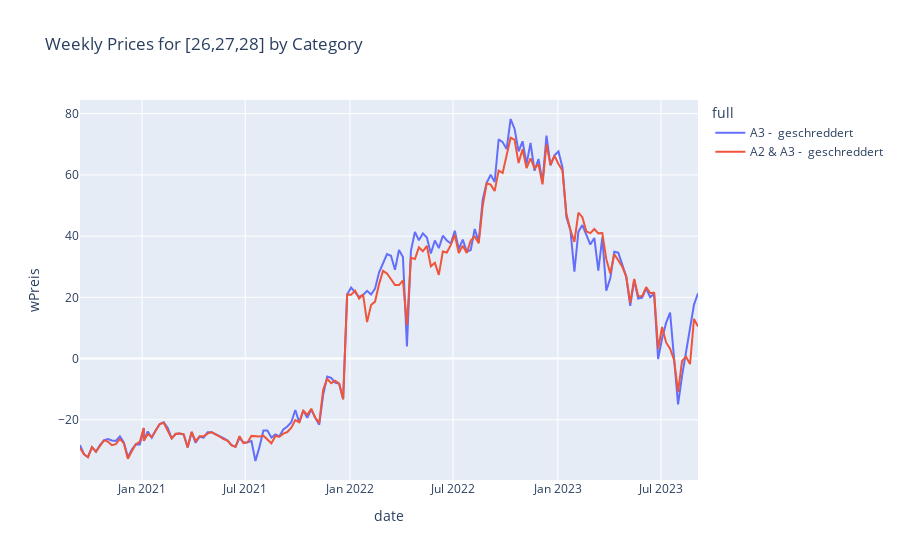

Notebook code cell kept with this figure:
### Code cell
fig = px.line(plz_26_27_28, x='date', y='wPreis', color='full', title='Weekly Prices for [26,27,28] by Category')
fig.show()

### Figure 1 — Plotly figure (JSON) as saved in the notebook; plotly's stock layout.template omitted (floating-point values rounded to 4 significant figures; data arrays with more than 128 entries replaced by an {"elided": "..."} marker saying what was removed)
{"data": [{"hovertemplate": "full=A3 -  geschreddert<br>date=%{x}<br>wPreis=%{y}<extra></extra>", "legendgroup": "A3 -  geschreddert", "line": {"color": "#636efa", "dash": "solid"}, "marker": {"symbol": "circle"}, "mode": "lines", "name": "A3 -  geschreddert", "orientation": "v", "showlegend": true, "type": "scatter", "x": {"elided": "153 str values"}, "xaxis": "x", "y": {"elided": "153 float values"}, "yaxis": "y"}, {"hovertemplate": "full=A2 & A3 -  geschreddert<br>date=%{x}<br>wPreis=%{y}<extra></extra>", "legendgroup": "A2 & A3 -  geschreddert", "line": {"color": "#EF553B", "dash": "solid"}, "marker": {"symbol": "circle"}, "mode": "lines", "name": "A2 & A3 -  geschreddert", "orientation": "v", "showlegend": true, "type": "scatter", "x": {"elided": "156 str values"}, "xaxis": "x", "y": {"elided": "156 float values"}, "yaxis": "y"}], "layout": {"legend": {"title": {"text": "full"}, "tracegroupgap": 0}, "title": {"text": "Weekly Prices for [26,27,28] by Category"}, "xaxis": {"anchor": "y", "domain": [0, 1], "title": {"text": "date"}}, "yaxis": {"anchor": "x", "domain": [0, 1], "title": {"text": "wPreis"}}}}
